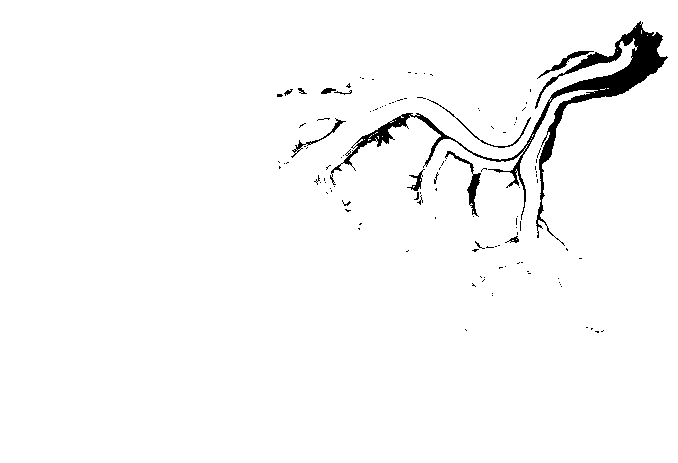
#> input picture DebrisThickness/HMA_DTE_1.16201_hdts_m.tif, 678 x 463 px, found by its file name; the run also reads 1 picture not shown here
$ python DebrisThicknessAnalysis.py
#> lines starting #> are read from the running program, lines starting #| are printed output that depends on the picture
# -*- coding: utf-8 -*-
"""
Created on Tue Feb 15 10:34:32 2022

the purpose of this script is to covert .TIF data to a numpy array
for converting Rounce et al. (2020) debris thickness data
for the Kaskawulsh to a useable data type

@author: katierobinson
"""

import numpy as np
import PIL
from PIL import Image
import matplotlib.pyplot as plt
import os
import sys
sys.path.insert(1,'F:\Mass Balance Model\Kaskawulsh-Mass-Balance\RunModel')
from Model_functions_ver4 import regridXY_something

Path2files = 'F:\Mass Balance Model\Kaskawulsh-Mass-Balance\DebrisThickness'

thicknessmap = os.path.join(Path2files,'HMA_DTE_1.16201_hdts_m.tif')
debristhickness = Image.open(thicknessmap)
#> debristhickness is the input picture: PIL image 678x463 F; min 0, max 1e+20, mean 9.76e+19
#debristhickness.show()
debristhickness_array = np.array(debristhickness)
debristhickness_array.shape

nanlocs = np.where(debristhickness_array >= 1e20 )
#> nanlocs = 306278 positions, rows 0 to 462, columns 0 to 677
#zerolocs = np.where(debristhickness_array == 0 )
debristhickness_array[nanlocs] = np.nan
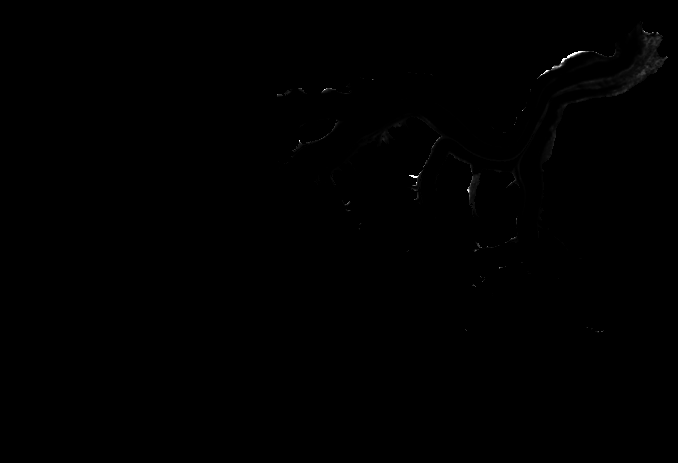
#> debristhickness_array: shape (463, 678) float32; 97.57% of the values are NaN or infinite; the others: min 0, max 3, mean 0.178; drawn with min black, max white, NaN and infinite black
#debristhickness_array[zerolocs] = np.nan

plt.figure(figsize=(8,5))
#plt.contourf(debristhickness_array, cmap = 'PuOr', levels = np.round(np.linspace(0,3,10),1))
plt.contourf(np.flipud(debristhickness_array[:300,200:]), cmap = 'PuOr', levels = np.round(np.linspace(0,3,10),1))
legend = plt.colorbar()
legend.ax.set_ylabel('Debris Thickness (m)', rotation=270,fontsize=14,labelpad=20)
plt.tight_layout()
plt.title('Kaskawulsh Debris Thickness Estimate',fontsize=14)
#plt.savefig(os.path.join(Path2files,'KW_debristhickness.png'),bbox_inches = 'tight')


plt.figure(figsize=(8,5))
plt.contourf(np.flipud(debristhickness_array[:300,200:]), cmap = 'PuOr', levels = np.round(np.linspace(0,1,10),1))
legend = plt.colorbar()
legend.ax.set_ylabel('Debris Thickness (m)', rotation=270,fontsize=14,labelpad=20)
plt.tight_layout()
plt.title('Kaskawulsh Debris Thickness Estimate',fontsize=14)
#plt.savefig(os.path.join(Path2files,'KW_debristhickness_zoomed.png'),bbox_inches = 'tight')

#max thickness = 3m, min thickness = 0m, mean thickness = 0.18 m

#now do the same thing with the melt factors
mf_map = os.path.join(Path2files,'HMA_DTE_1.16201_meltfactor.tif')
meltfactors = Image.open(mf_map)
#meltfactors.show()
MF_array = np.array(meltfactors)
MF_array.shape

nanlocs2 = np.where(MF_array >= 1e20 )
#> nanlocs2 = 306278 positions, rows 0 to 462, columns 0 to 677
MF_array[nanlocs2] = np.nan
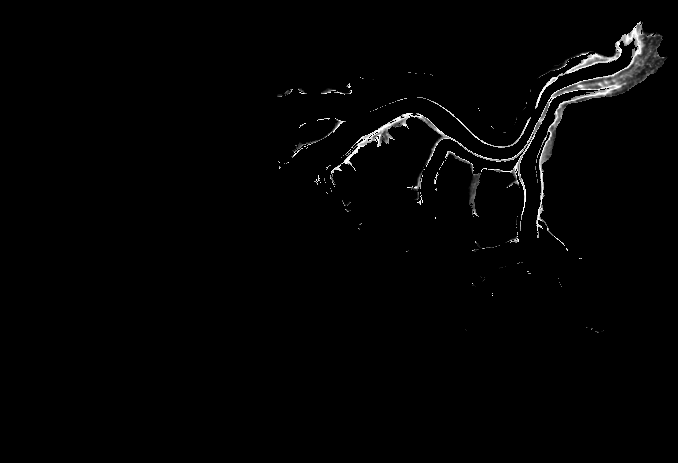
#> MF_array: shape (463, 678) float32; 97.57% of the values are NaN or infinite; the others: min 0.0566, max 2.27, mean 1.27; drawn with min black, max white, NaN and infinite black

plt.figure(figsize=(8,5))
#plt.contourf(debristhickness_array, cmap = 'PuOr', levels = np.round(np.linspace(0,3,10),1))
plt.contourf(np.flipud(MF_array[:300,200:]), cmap = 'coolwarm', levels = np.round(np.linspace(0,2,9),1))
legend = plt.colorbar()
legend.ax.set_ylabel('Sub-Debris Melt Factor', rotation=270,fontsize=14,labelpad=20)
plt.tight_layout()
plt.title('Kaskawulsh Sub-Debris Melt Enhancement Factors',fontsize=14)
#plt.savefig(os.path.join(Path2files,'KW_meltfactors.png'),bbox_inches = 'tight')

####Plot debris mask from the original model
File_glacier_in = os.path.join(Path2files,'Kaskonly_deb.txt')
#> (the run stopped early here; a loop or call above may not have finished)
